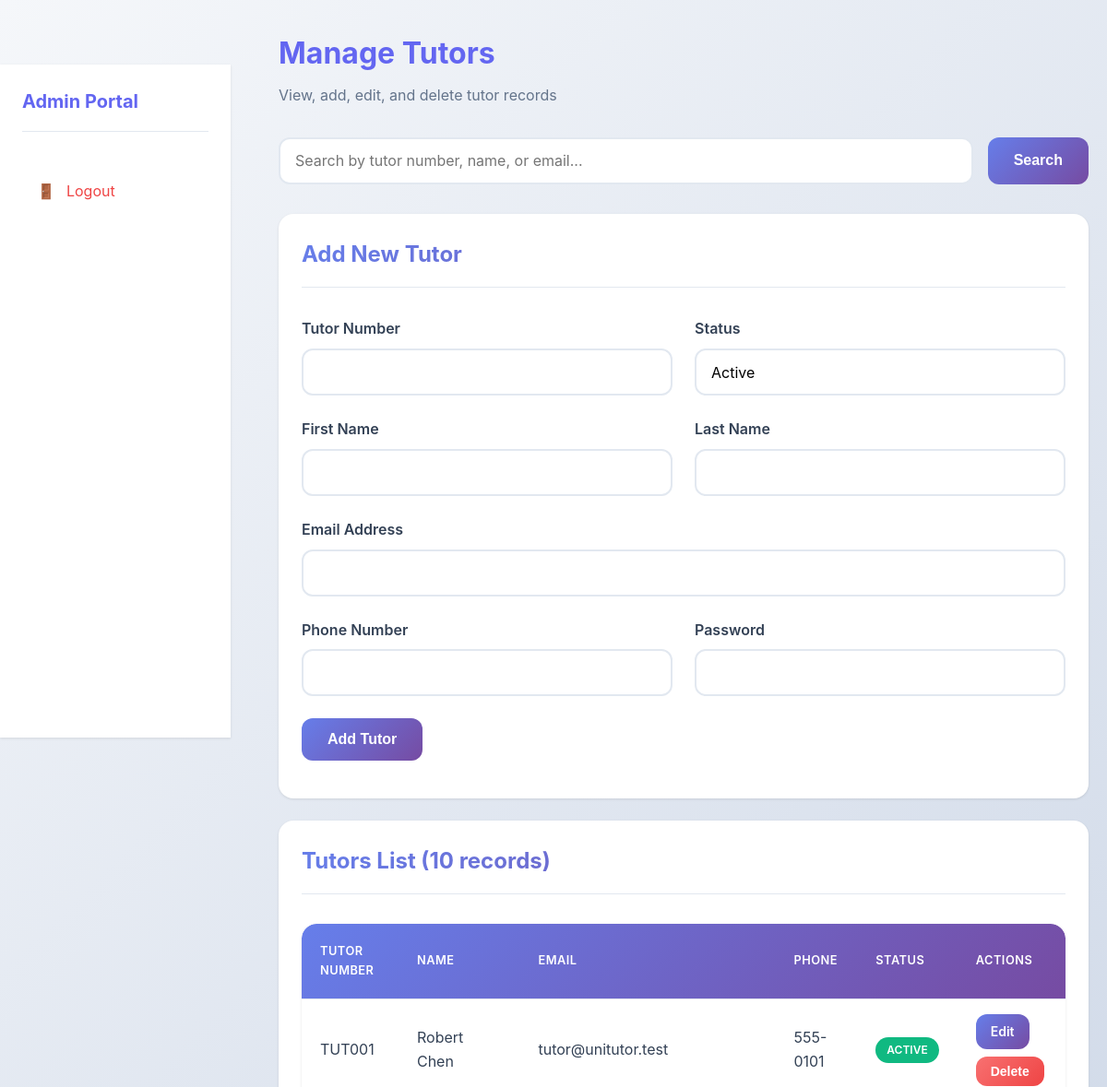
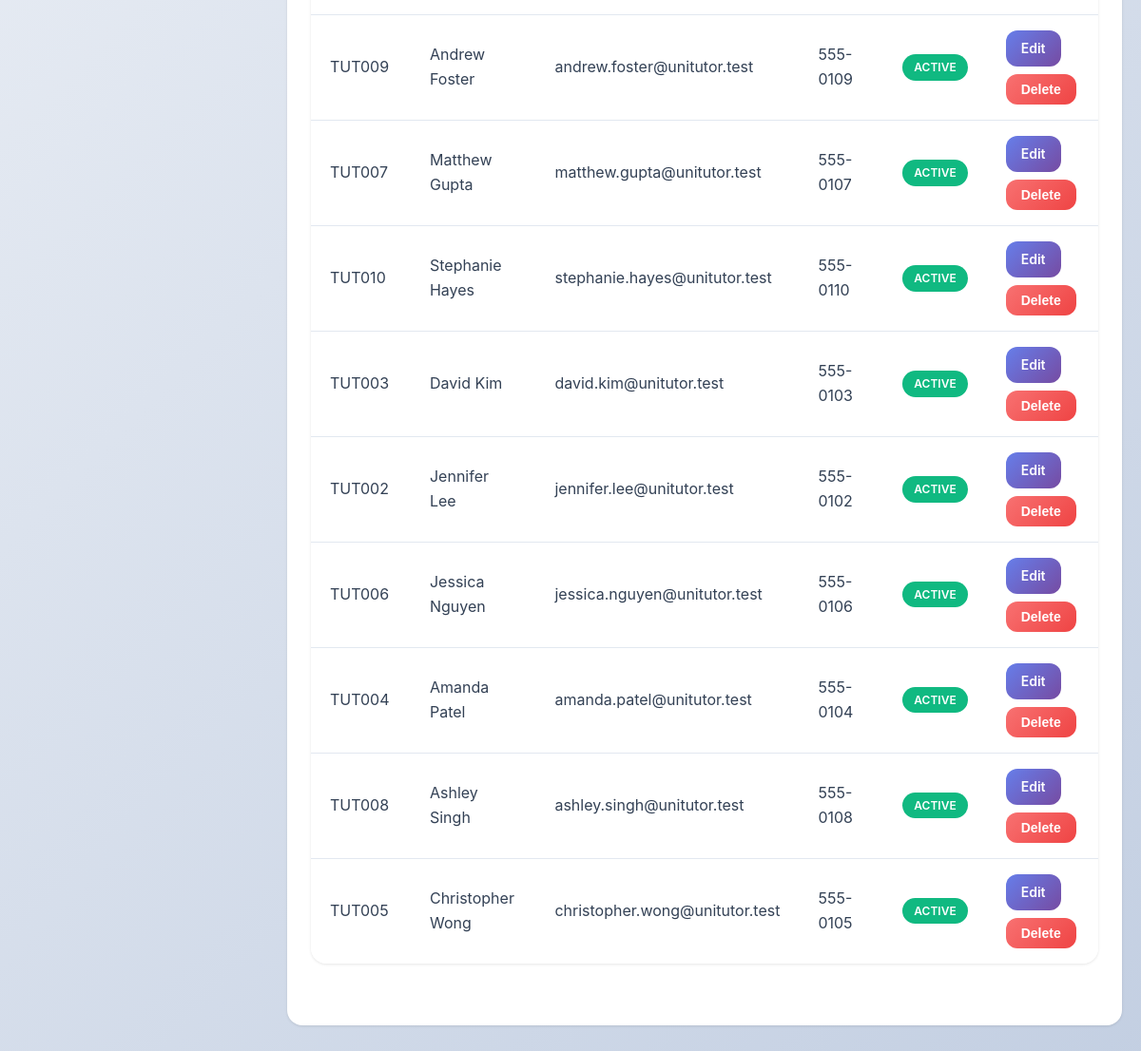
/admin/tutors.php (signed in), run on the app's committed database (2 pictures, top to bottom).
### tables this page shows
CREATE TABLE tutors (
    tutor_id INT AUTO_INCREMENT PRIMARY KEY,
    tutor_number VARCHAR(20) NOT NULL UNIQUE,
    first_name VARCHAR(50) NOT NULL,
    last_name VARCHAR(50) NOT NULL,
    email VARCHAR(100) NOT NULL UNIQUE,
    password VARCHAR(255) NOT NULL,
    phone VARCHAR(20),
    status ENUM('active', 'inactive') DEFAULT 'active',
    created_at TIMESTAMP DEFAULT CURRENT_TIMESTAMP
);

### admin/tutors.php (the view, shortened to what this page needs)
<?php
require_once '../config/database.php';
require_once '../includes/functions.php';
$search = $_GET['search'] ?? '';
if ($search) {
    $stmt = $pdo->prepare("
        SELECT * FROM tutors
        WHERE tutor_number LIKE ? OR first_name LIKE ? OR last_name LIKE ? OR email LIKE ?
        ORDER BY last_name, first_name
    ");
    $searchParam = "%$search%";
    $stmt->execute([$searchParam, $searchParam, $searchParam, $searchParam]);
} else {
    $stmt = $pdo->query("SELECT * FROM tutors ORDER BY last_name, first_name");
}
$tutors = $stmt->fetchAll();
$edit_tutor = null;
?>
<!DOCTYPE html>
<html lang="en">
<head>
    <link rel="stylesheet" href="../assets/css/style.css">
</head>
<body>
    <div class="dashboard-layout">
        <?php include '../includes/sidebar.php'; ?>
        <div class="main-content">
            <div class="container-fluid">
                <div class="page-header">
                    <h1>Manage Tutors</h1>
                    <p>View, add, edit, and delete tutor records</p>
                </div>
                <div class="search-bar">
                    <form method="GET" action="" style="display: flex; gap: 1rem; width: 100%;">
                        <input type="text" name="search" class="form-control" placeholder="Search by tutor number, name, or email..." value="<?php echo htmlspecialchars($search); ?>">
                        <button type="submit" class="btn btn-primary">Search</button>
                    </form>
                </div>
                <div class="card">
                    <div class="card-header">
                        <h2><?php echo $edit_tutor ? 'Edit Tutor' : 'Add New Tutor'; ?></h2>
                    </div>
                    <div class="card-body">
                        <form method="POST" action="">
                            <div class="form-row">
                                <div class="form-group">
                                    <label for="tutor_number">Tutor Number</label>
                                    <input type="text" id="tutor_number" name="tutor_number" class="form-control" required value="<?php echo $edit_tutor ? htmlspecialchars($edit_tutor['tutor_number']) : ''; ?>">
                                </div>
                                <div class="form-group">
                                    <label for="status">Status</label>
                                    <select id="status" name="status" class="form-control" required>
                                        <option value="active" <?php echo $edit_tutor && $edit_tutor['status'] == 'active' ? 'selected' : ''; ?>>Active</option>
                                    </select>
                                </div>
                            </div>
                            <div class="form-row">
                                <div class="form-group">
                                    <label for="first_name">First Name</label>
                                    <input type="text" id="first_name" name="first_name" class="form-control" required value="<?php echo $edit_tutor ? htmlspecialchars($edit_tutor['first_name']) : ''; ?>">
                                </div>
                                <div class="form-group">
                                    <label for="last_name">Last Name</label>
                                    <input type="text" id="last_name" name="last_name" class="form-control" required value="<?php echo $edit_tutor ? htmlspecialchars($edit_tutor['last_name']) : ''; ?>">
                                </div>
                            </div>
                            <div class="form-group">
                                <label for="email">Email Address</label>
                                <input type="email" id="email" name="email" class="form-control" required value="<?php echo $edit_tutor ? htmlspecialchars($edit_tutor['email']) : ''; ?>">
                            </div>
                            <div class="form-row">
                                <div class="form-group">
                                    <label for="phone">Phone Number</label>
                                    <input type="text" id="phone" name="phone" class="form-control" value="<?php echo $edit_tutor ? htmlspecialchars($edit_tutor['phone']) : ''; ?>">
                                </div>
                                <div class="form-group">
                                    <label for="password">Password <?php echo $edit_tutor ? '(leave blank to keep current)' : ''; ?></label>
                                    <input type="password" id="password" name="password" class="form-control" <?php echo $edit_tutor ? '' : 'required'; ?> minlength="6">
                                </div>
                            </div>
                            <button type="submit" class="btn btn-primary"><?php echo $edit_tutor ? 'Update Tutor' : 'Add Tutor'; ?></button>
                        </form>
                    </div>
                </div>
                <div class="card">
                    <div class="card-header">
                        <h2>Tutors List (<?php echo count($tutors); ?> records)</h2>
                    </div>
                    <div class="card-body">
                        <div class="table-responsive">
                            <table>
                                <thead>
                                    <tr>
                                        <th>Tutor Number</th>
                                        <th>Name</th>
                                        <th>Email</th>
                                        <th>Phone</th>
                                        <th>Status</th>
                                        <th>Actions</th>
                                    </tr>
                                </thead>
                                <tbody>
                                    <?php foreach ($tutors as $tutor): ?>
                                    <tr>
                                        <td><?php echo htmlspecialchars($tutor['tutor_number']); ?></td>
                                        <td><?php echo htmlspecialchars($tutor['first_name'] . ' ' . $tutor['last_name']); ?></td>
                                        <td><?php echo htmlspecialchars($tutor['email']); ?></td>
                                        <td><?php echo htmlspecialchars($tutor['phone'] ?? 'N/A'); ?></td>
                                        <td><span class="badge <?php echo $tutor['status'] == 'active' ? 'badge-success' : 'badge-danger'; ?>"><?php echo ucfirst($tutor['status']); ?></span></td>
                                        <td>
                                            <a href="tutors.php?edit=<?php echo $tutor['tutor_id']; ?>" class="btn btn-sm btn-primary">Edit</a>
                                            <form method="POST" action="" style="display: inline;" onsubmit="return confirm('Are you sure you want to delete this tutor?');">
                                                <button type="submit" class="btn btn-sm btn-danger">Delete</button>
                                            </form>
                                        </td>
                                    </tr>
                                    <?php endforeach; ?>
                                </tbody>
                            </table>
                        </div>
                    </div>
                </div>
            </div>
        </div>
    </div>
</body>
</html>

### assets/css/style.css (style rules this page uses)
:root { --primary-color: #6366f1; --primary-dark: #4f46e5; --primary-light: #818cf8; --secondary-color: #8b5cf6; --success-color: #10b981; --danger-color: #ef4444; --warning-color: #f59e0b; --info-color: #06b6d4; --light-color: #f8fafc; --dark-color: #1e293b; --border-color: #e2e8f0; --text-color: #334155; --text-muted: #64748b; --white: #ffffff; --shadow: 0 1px 3px rgba(0, 0, 0, 0.1); --shadow-lg: 0 10px 25px rgba(0, 0, 0, 0.15); --shadow-xl: 0 20px 40px rgba(0, 0, 0, 0.2); --radius: 12px; --radius-lg: 16px; --gradient-primary: linear-gradient(135deg, #667eea 0%, #764ba2 100%); --gradient-secondary: linear-gradient(135deg, #f093fb 0%, #f5576c 100%); --gradient-success: linear-gradient(135deg, #4facfe 0%, #00f2fe 100%); }
* { margin: 0; padding: 0; box-sizing: border-box; }
body { font-family: -apple-system, BlinkMacSystemFont, 'Segoe UI', Roboto, 'Helvetica Neue', Arial, sans-serif; line-height: 1.6; color: var(--text-color); background: linear-gradient(135deg, #f5f7fa 0%, #c3cfe2 100%); min-height: 100vh; display: flex; flex-direction: column; }
html { scroll-behavior: smooth; }
.container-fluid { width: 100%; padding: 0 20px; }
.btn { display: inline-block; padding: 0.85rem 1.75rem; border: none; border-radius: var(--radius); font-size: 1rem; font-weight: 600; text-decoration: none; cursor: pointer; transition: all 0.3s ease; text-align: center; position: relative; overflow: hidden; transform: translateY(0); }
.btn::before { content: ''; position: absolute; top: 50%; left: 50%; width: 0; height: 0; border-radius: 50%; background: rgba(255, 255, 255, 0.3); transform: translate(-50%, -50%); transition: width 0.6s, height 0.6s; }
.btn-primary { background: var(--gradient-primary); color: var(--white); }
.btn-danger { background: linear-gradient(135deg, #f87171 0%, #ef4444 100%); color: var(--white); }
.btn-sm { padding: 0.5rem 1rem; font-size: 0.875rem; }
.card { background: var(--white); border-radius: var(--radius-lg); box-shadow: var(--shadow); padding: 1.5rem; margin-bottom: 1.5rem; transition: all 0.3s ease; border: 1px solid transparent; }
.card-header { border-bottom: 1px solid var(--border-color); padding-bottom: 1rem; margin-bottom: 1rem; }
.card-header h2, .card-header h3 { background: var(--gradient-primary); -webkit-background-clip: text; -webkit-text-fill-color: transparent; background-clip: text; margin: 0; }
.card-body { padding: 1rem 0; }
.form-group { margin-bottom: 1.5rem; }
.form-group label { display: block; margin-bottom: 0.5rem; font-weight: 600; color: var(--text-color); transition: color 0.3s ease; }
.form-control { width: 100%; padding: 0.85rem 1rem; border: 2px solid var(--border-color); border-radius: var(--radius); font-size: 1rem; font-family: inherit; transition: all 0.3s ease; background: var(--white); }
select.form-control { cursor: pointer; appearance: none; background-repeat: no-repeat; background-position: right 1rem center; background-size: 1.5rem; padding-right: 3rem; }
.form-row { display: grid; grid-template-columns: repeat(auto-fit, minmax(250px, 1fr)); gap: 1.5rem; }
.table-responsive { overflow-x: auto; margin-bottom: 1.5rem; border-radius: var(--radius-lg); box-shadow: var(--shadow); }
table { width: 100%; border-collapse: separate; border-spacing: 0; background-color: var(--white); border-radius: var(--radius-lg); overflow: hidden; }
table thead { background: var(--gradient-primary); color: var(--white); }
table th, table td { padding: 1rem 1.25rem; text-align: left; border-bottom: 1px solid var(--border-color); transition: background-color 0.3s ease; }
table th { font-weight: 600; text-transform: uppercase; font-size: 0.8rem; letter-spacing: 0.5px; padding: 1.25rem; }
table tbody tr { transition: all 0.3s ease; }
table tbody tr:last-child td { border-bottom: none; }
.badge { display: inline-block; padding: 0.25rem 0.75rem; border-radius: 9999px; font-size: 0.75rem; font-weight: 600; text-transform: uppercase; }
.badge-success { background-color: var(--success-color); color: var(--white); }
.dashboard-layout { display: grid; grid-template-columns: 250px 1fr; gap: 2rem; min-height: calc(100vh - 70px); }
.main-content { padding: 2rem 0; }
.page-header { margin-bottom: 2rem; }
.page-header h1 { color: var(--primary-color); margin-bottom: 0.5rem; }
.page-header p { color: var(--text-muted); }
.search-bar { display: flex; gap: 1rem; margin-bottom: 2rem; flex-wrap: wrap; }
.search-bar input, .search-bar select { flex: 1; min-width: 200px; }

### data on the page
tutors: tutor_number "TUT001", first_name+last_name "Robert Chen", email "tutor@unitutor.test", phone "555-0101", status "ACTIVE"
tutors: tutor_number "TUT009", first_name+last_name "Andrew Foster", email "andrew.foster@unitutor.test", phone "555-0109", status "ACTIVE"
tutors: tutor_number "TUT007", first_name+last_name "Matthew Gupta", email "matthew.gupta@unitutor.test", phone "555-0107", status "ACTIVE"
tutors: tutor_number "TUT010", first_name+last_name "Stephanie Hayes", email "stephanie.hayes@unitutor.test", phone "555-0110", status "ACTIVE"
tutors: tutor_number "TUT003", first_name+last_name "David Kim", email "david.kim@unitutor.test", phone "555-0103", status "ACTIVE"
tutors: tutor_number "TUT002", first_name+last_name "Jennifer Lee", email "jennifer.lee@unitutor.test", phone "555-0102", status "ACTIVE"
tutors: tutor_number "TUT006", first_name+last_name "Jessica Nguyen", email "jessica.nguyen@unitutor.test", phone "555-0106", status "ACTIVE"
tutors: tutor_number "TUT004", first_name+last_name "Amanda Patel", email "amanda.patel@unitutor.test", phone "555-0104", status "ACTIVE"
tutors: tutor_number "TUT008", first_name+last_name "Ashley Singh", email "ashley.singh@unitutor.test", phone "555-0108", status "ACTIVE"
tutors: tutor_number "TUT005", first_name+last_name "Christopher Wong", email "christopher.wong@unitutor.test", phone "555-0105", status "ACTIVE"

### other printed values
getCurrentUserRole() "Admin"
count($tutors) "10"
